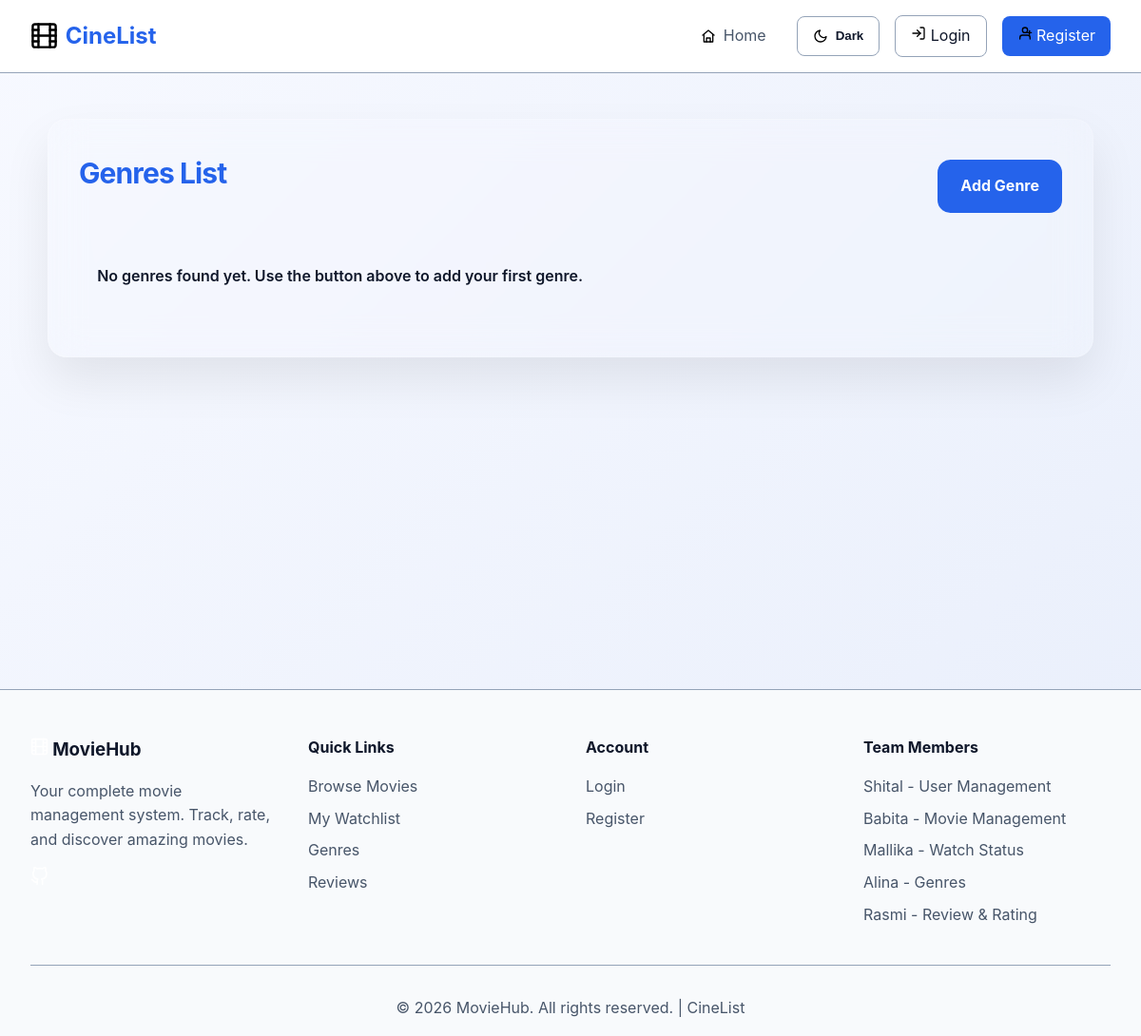
The page /genres_management/view_genre.php on the database as committed earlier.
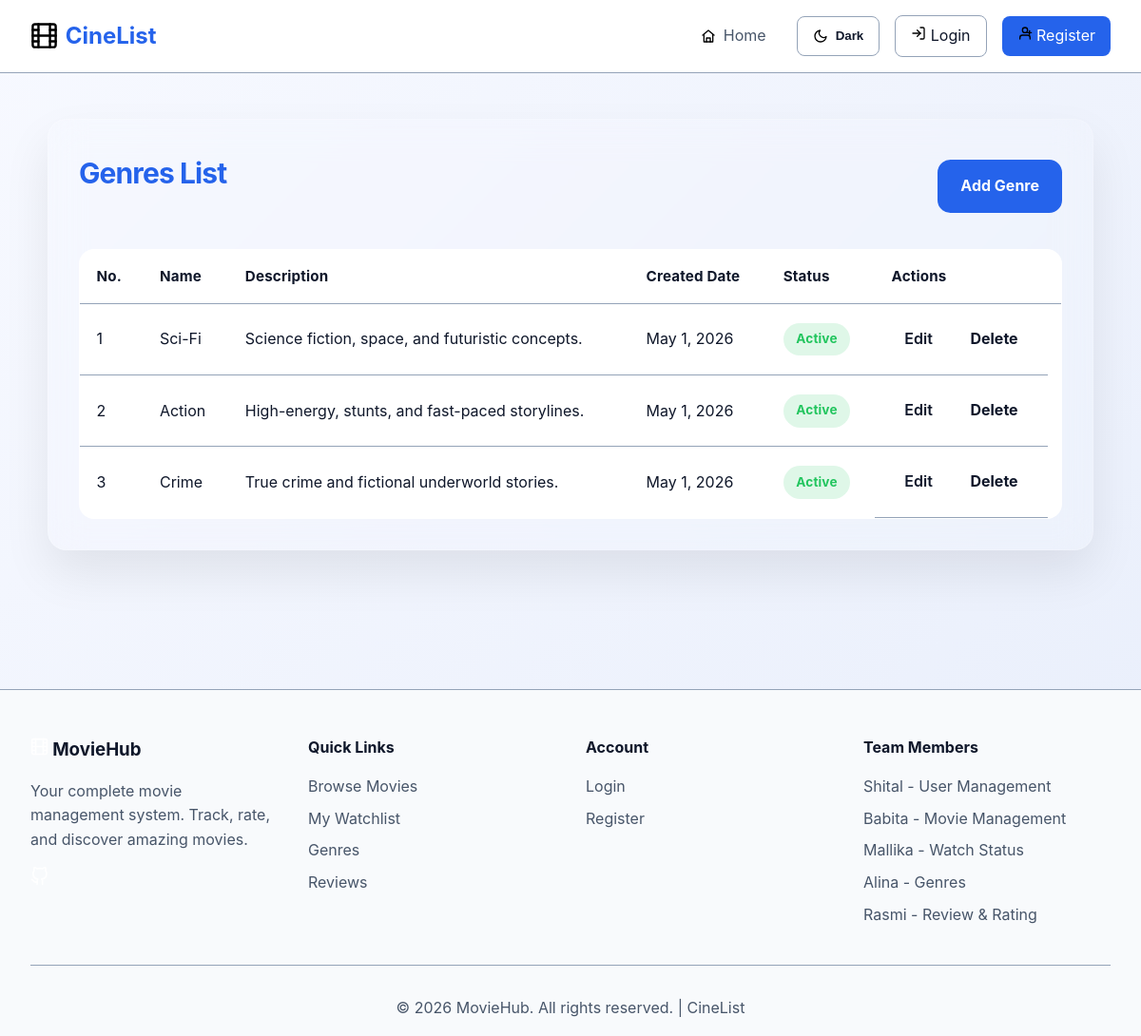
The same page on the database as committed later.
### tables this page shows
CREATE TABLE genres (
    genre_id INT AUTO_INCREMENT PRIMARY KEY,
    name VARCHAR(100) NOT NULL,
    description VARCHAR(255),
    created_at TIMESTAMP DEFAULT CURRENT_TIMESTAMP,
    is_active BOOLEAN DEFAULT TRUE
);

### genres_management/Genre.php (called while the page is built, shortened)
<?php
class Genre
{
    public function __construct(
        ?int $genre_id,
        string $name,
        ?string $description,
        ?string $created_at,
        int $is_active = 1
    ) {
        $this->genre_id = $genre_id;
        $this->name = $name;
        $this->description = $description;
        $this->created_at = $created_at;
        $this->is_active = $is_active;
    }
    public static function fromArray(array $data): self
    {
        return new self(
            isset($data['genre_id']) ? (int)$data['genre_id'] : null,
            $data['name'] ?? '',
            $data['description'] ?? null,
            $data['created_at'] ?? null,
            isset($data['is_active']) ? (int)$data['is_active'] : 1
        );
    }
}
class GenreRepository
{
    private PDO $pdo;
    public function __construct(PDO $pdo)
    {
        $this->pdo = $pdo;
    }
    public function getAll(): array
    {
        $stmt = $this->pdo->query('SELECT * FROM genres ORDER BY created_at ASC');
        $genres = $stmt->fetchAll(PDO::FETCH_ASSOC);
        return array_map(fn($row) => Genre::fromArray($row), $genres);
    }
}

### genres_management/view_genre.php (the view, shortened to what this page needs)
<?php
$basePath = '../';
require_once $basePath . 'includes/db.php';
require_once $basePath . 'genres_management/Genre.php';
$repository = new GenreRepository($pdo);
$categories = $repository->getAll();
?>
<!DOCTYPE html>
<html lang="en">
<head>
    <link rel="stylesheet" href="<?php echo $basePath; ?>assets/style.css">
    <link rel="stylesheet" href="<?php echo $basePath; ?>assets/categories.css">
</head>
<body class="categories-page">
<?php require_once $basePath . 'includes/header.php'; ?>
<div class="container">
    <div class="page-header">
        <h2 class="section-title">Genres List</h2>
        <div class="header-actions">
            <a href="add_genre.php" class="btn-view">Add Genre</a>
        </div>
    </div>
    <?php if (empty($categories)): ?>
        <div class="message-banner">
            No genres found yet. Use the button above to add your first genre.
        </div>
    <?php else: ?>
        <table>
            <thead>
                <tr>
                    <th>No.</th>
                    <th>Name</th>
                    <th>Description</th>
                    <th>Created Date</th>
                    <th>Status</th>
                    <th>Actions</th>
                </tr>
            </thead>
            <tbody>
                <?php $rowNumber = 1; ?>
                <?php foreach ($categories as $genre): ?>
                    <tr>
                        <td data-label="No."><?php echo $rowNumber++; ?></td>
                        <td data-label="Name"><?php echo htmlspecialchars($genre->name); ?></td>
                        <td data-label="Description"><?php echo htmlspecialchars($genre->description); ?></td>
                        <td data-label="Created Date"><?php echo htmlspecialchars(date('M j, Y', strtotime($genre->created_at))); ?></td>
                        <td data-label="Status">
                            <span class="status-pill <?php echo $genre->is_active == 1 ? 'active' : 'inactive'; ?>">
                                <?php echo $genre->is_active == 1 ? 'Active' : 'Inactive'; ?>
                            </span>
                        </td>
                        <td class="table-actions" data-label="Actions">
                            <a href="edit_genre.php?id=<?php echo urlencode($genre->genre_id); ?>">Edit</a>
                            <a href="delete_genre.php?id=<?php echo urlencode($genre->genre_id); ?>" class="btn-secondary" onclick="return confirm('Delete this genre?');">Delete</a>
                        </td>
                    </tr>
                <?php endforeach; ?>
            </tbody>
        </table>
    <?php endif; ?>
</div>
<?php require_once $basePath . 'includes/footer.php'; ?>
</body>
</html>

### includes/header.php (shortened to what this page needs)
<?php
$basePath = isset($basePath) ? $basePath : '';
$isLoggedIn = isset($_SESSION['user_id']);
$userName = $_SESSION['user_name'] ?? 'Guest';
?>
    <nav class="navbar">
        <div class="nav-container">
            <div class="nav-brand">
                <a href="<?php echo $basePath; ?>index.php">
                    <img class="icon" src="<?php echo $basePath; ?>assets/icons/film.svg" alt="" aria-hidden="true" width="28" height="28" style="fill: var(--primary-color);">
                    <span>CineList</span>
                </a>
            </div>
            <div class="nav-menu" id="navMenu">
                <ul class="nav-links">
                    <li><a href="<?php echo $basePath; ?>index.php"><img class="icon" src="<?php echo $basePath; ?>assets/icons/home.svg" alt="" aria-hidden="true"> Home</a></li>
                </ul>
                <div class="nav-user">
                    <button class="theme-toggle" type="button" data-theme-toggle aria-pressed="false">
                        <img class="icon" data-theme-icon src="<?php echo $basePath; ?>assets/icons/moon.svg" alt="" aria-hidden="true">
                        <span>Dark</span>
                    </button>
                    <?php if($isLoggedIn): ?>
                        <div class="user-dropdown">
                            <button class="user-btn">
                                <img class="icon" src="<?php echo $basePath; ?>assets/icons/user-circle.svg" alt="" aria-hidden="true">
                                <span><?php echo htmlspecialchars($userName); ?></span>
                                <img class="icon" src="<?php echo $basePath; ?>assets/icons/chevron-down.svg" alt="" aria-hidden="true">
                            </button>
                            <div class="dropdown-menu">
                                <a href="<?php echo $basePath; ?>profile.php"><img class="icon" src="<?php echo $basePath; ?>assets/icons/id-card.svg" alt="" aria-hidden="true"> Profile</a>
                                <a href="<?php echo $basePath; ?>settings.php"><img class="icon" src="<?php echo $basePath; ?>assets/icons/settings.svg" alt="" aria-hidden="true"> Settings</a>
                                <hr>
                                <a href="<?php echo $basePath; ?>Login/logout.php"><img class="icon" src="<?php echo $basePath; ?>assets/icons/logout.svg" alt="" aria-hidden="true"> Logout</a>
                            </div>
                        </div>
                    <?php else: ?>
                        <a href="<?php echo $basePath; ?>Login/login.php" class="btn-login"><img class="icon" src="<?php echo $basePath; ?>assets/icons/login.svg" alt="" aria-hidden="true"> Login</a>
                        <a href="<?php echo $basePath; ?>Login/register.php" class="btn-register"><img class="icon" src="<?php echo $basePath; ?>assets/icons/user-plus.svg" alt="" aria-hidden="true"> Register</a>
                    <?php endif; ?>
                </div>
            </div>
        </div>
    </nav>
    <main class="main-content">

### includes/footer.php (shortened to what this page needs)
    </main>
    <footer class="footer">
        <div class="footer-container">
            <div class="footer-section">
                <h3><img class="icon" src="<?php echo $basePath; ?>assets/icons/film.svg" alt="" aria-hidden="true" width="20" height="20"> MovieHub</h3>
                <p>Your complete movie management system. Track, rate, and discover amazing movies.</p>
                <div class="social-links">
                    <a href="https://github.com/shitallama/moviewatchlist" target="_blank" aria-label="GitHub">
                        <img class="icon" src="<?php echo $basePath; ?>assets/icons/github.svg" alt="" aria-hidden="true">
                    </a>
                </div>
            </div>
            <div class="footer-section">
                <h4>Quick Links</h4>
                <ul>
                    <li><a href="<?php echo $basePath; ?>movie_management/view_movies.php">Browse Movies</a></li>
                    <li><a href="<?php echo $basePath; ?>watch_status_management/watchlist.php">My Watchlist</a></li>
                    <li><a href="<?php echo $basePath; ?>genres_management/view_genre.php">Genres</a></li>
                    <li><a href="<?php echo $basePath; ?>review_system/review_page.php">Reviews</a></li>
                </ul>
            </div>
            <div class="footer-section">
                <h4>Account</h4>
                <ul>
                    <?php if($isLoggedIn): ?>
                        <li><a href="<?php echo $basePath; ?>profile.php">My Profile</a></li>
                        <li><a href="<?php echo $basePath; ?>settings.php">Settings</a></li>
                        <li><a href="<?php echo $basePath; ?>Login/logout.php">Logout</a></li>
                    <?php else: ?>
                        <li><a href="<?php echo $basePath; ?>Login/login.php">Login</a></li>
                        <li><a href="<?php echo $basePath; ?>Login/register.php">Register</a></li>
                    <?php endif; ?>
                </ul>
            </div>
            <div class="footer-section">
                <h4>Team Members</h4>
                <ul>
                    <li><a href="https://www.shitallamatamang.com.np/" target="_blank">Shital - User Management</a></li>
                    <li><a href="https://www.facebook.com/babita.pakuwal#" target="_blank">Babita - Movie Management</a></li>
                    <li><a href="https://www.facebook.com/profile.php?id=100073511192402#" target="_blank">Mallika - Watch Status</a></li>
                    <li><a href="https://www.facebook.com/alia.magar.587#" target="_blank">Alina - Genres</a></li>
                    <li><a href="https://www.facebook.com/rasmi.kumal.180#" target="_blank">Rasmi - Review & Rating</a></li>
                </ul>
            </div>
        </div>
        <div class="footer-bottom">
            <p>&copy; 2026 MovieHub. All rights reserved. | <a class="footer-link" href="http://localhost/moviewatchlist/" target="_blank">CineList</a></p>
        </div>
    </footer>
</body>

### assets/style.css (style rules this page uses)
* { margin: 0; padding: 0; box-sizing: border-box; }
.icon { width: 1em; height: 1em; display: inline-block; object-fit: contain; flex-shrink: 0; filter: var(--icon-filter); }
body { font-family: 'Inter', sans-serif; background: linear-gradient(135deg, var(--page-bg-start) 0%, var(--page-bg-end) 100%); color: var(--text-primary); line-height: 1.6; min-height: 100vh; transition: background 0.4s ease, color 0.3s ease; }
.main-content { min-height: calc(100vh - 200px); }
.navbar { background: var(--nav-bg); border-bottom: 1px solid var(--border-color); position: sticky; top: 0; z-index: 1000; transition: background-color 0.3s ease, border-color 0.3s ease; }
.nav-container { max-width: 1400px; margin: 0 auto; padding: 1rem 2rem; display: flex; justify-content: space-between; align-items: center; }
.nav-brand a { display: flex; align-items: center; gap: 0.5rem; font-size: 1.5rem; font-weight: 700; color: var(--primary-color); text-decoration: none; }
.nav-brand .icon { width: 1.8rem; height: 1.8rem; }
.nav-menu { display: flex; align-items: center; gap: 2rem; }
.nav-links { display: flex; list-style: none; gap: 1.5rem; }
.nav-links a { color: var(--text-secondary); text-decoration: none; transition: color 0.3s; display: flex; align-items: center; gap: 0.5rem; }
.nav-links .icon, .nav-user .icon, .dropdown-menu .icon { width: 1rem; height: 1rem; }
.nav-user { display: flex; align-items: center; gap: 1rem; }
.btn-login, .btn-register { padding: 0.5rem 1rem; border-radius: 0.5rem; text-decoration: none; transition: background-color 0.3s ease, color 0.3s ease, border-color 0.3s ease; }
.btn-login { color: var(--text-primary); border: 1px solid var(--border-color); }
.btn-register { background: var(--primary-color); color: white; }
.footer { background: var(--footer-static); border-top: 1px solid var(--border-color); padding: 3rem 2rem 1rem; transition: border-color 0.3s ease; }
.footer-container { max-width: 1200px; margin: 0 auto; display: grid; grid-template-columns: repeat(auto-fit, minmax(250px, 1fr)); gap: 2rem; margin-bottom: 2rem; }
.footer-section h3, .footer-section h4 { color: var(--footer-text); margin-bottom: 1rem; }
.footer .icon { filter: invert(1); }
.footer-section p { color: var(--footer-text-muted); margin-bottom: 1rem; }
.social-links { display: flex; gap: 1rem; }
.social-links a { color: var(--footer-text-muted); transition: color 0.3s; }
.social-links .icon { width: 1.2rem; height: 1.2rem; }
.footer-section ul { list-style: none; }
.footer-section ul li { margin-bottom: 0.5rem; }
.footer-section ul li a { color: var(--footer-text-muted); text-decoration: none; transition: color 0.3s; }
.footer-bottom { text-align: center; padding-top: 2rem; border-top: 1px solid var(--border-color); color: var(--footer-text-muted); }
.footer-link { color: var(--footer-text-muted); text-decoration: none; transition: color 0.3s; }
.theme-toggle { display: inline-flex; align-items: center; gap: 0.5rem; background: var(--card-bg); border: 1px solid var(--border-color); color: var(--text-primary); padding: 0.5rem 1rem; border-radius: 0.5rem; cursor: pointer; font-weight: 600; transition: transform 0.2s ease, border-color 0.2s ease, background-color 0.3s ease, color 0.3s ease; }
.theme-toggle .icon { width: 1rem; height: 1.5rem; }

Rows that differ between the two databases and show on the page:
added genres: name "Sci-Fi", description "Science fiction, space, and futuristic concepts.", created_at "May 1, 2026", is_active "Active"
added genres: name "Action", description "High-energy, stunts, and fast-paced storylines.", created_at "May 1, 2026", is_active "Active"
added genres: name "Crime", description "True crime and fictional underworld stories.", created_at "May 1, 2026", is_active "Active"
Other text that changed with them:
text no longer shown: "No genres found yet. Use the button above to add your first genre."
text now shown: "No. Name Description Created Date Status Actions"
